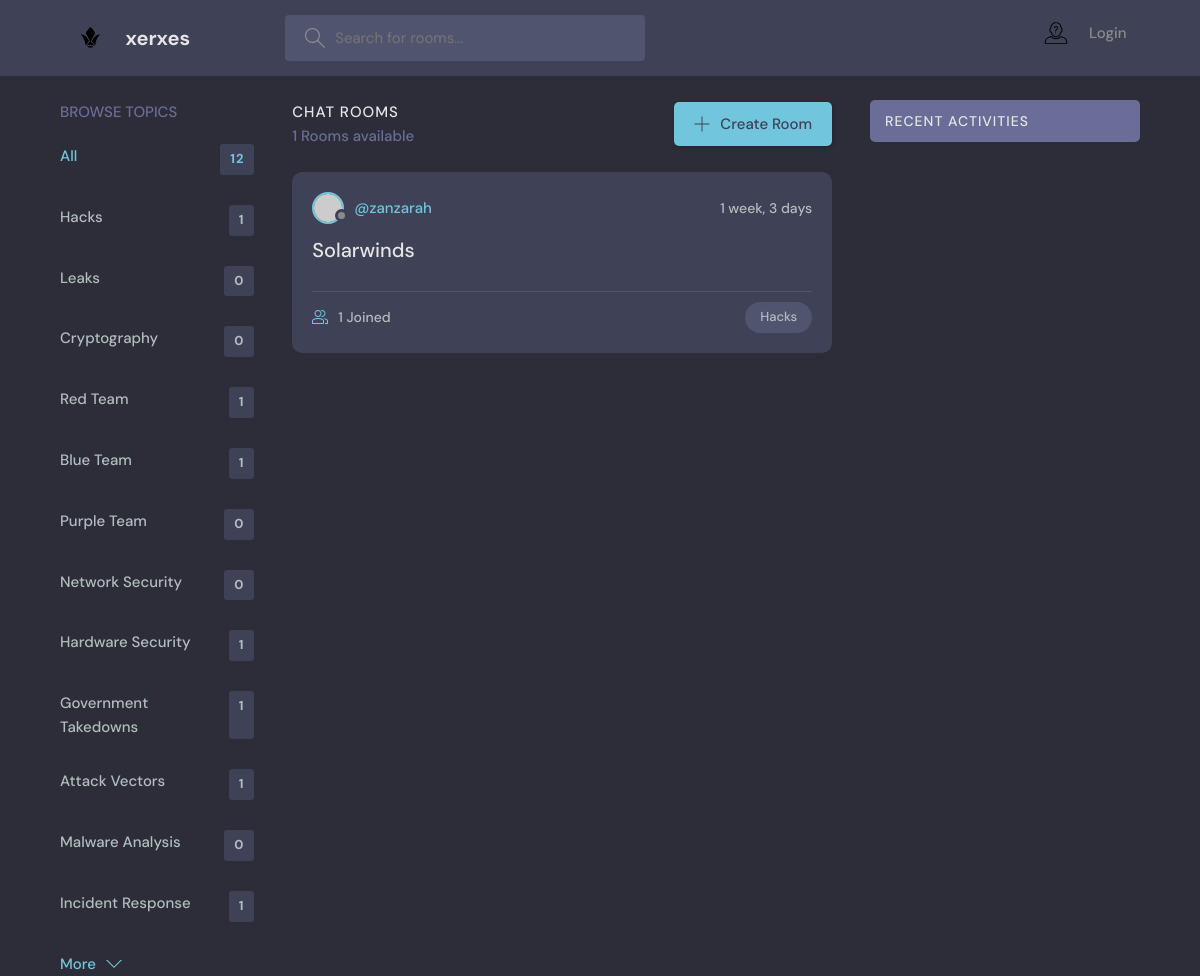
Page /?q=Hacks on the committed database.
### base/models.py (models this page shows, shortened)
class Topic(models.Model):
    name = models.CharField(max_length=200)

class Room(models.Model):
    host = models.ForeignKey(User, on_delete=models.SET_NULL, null=True)
    topic = models.ForeignKey(Topic, on_delete=models.SET_NULL, null=True)
    name = models.CharField(max_length=200)
    description = models.TextField(null=True, blank=True)
    participants = models.ManyToManyField(User, related_name='participants', blank=True)
    updated = models.DateTimeField(auto_now=True)
    created = models.DateTimeField(auto_now_add=True)
    class Meta:
        ordering = ['-updated', '-created']

### base/views.py (the view)
# urls.py: path('', views.home, name="home"),
def home(request):
    q = request.GET.get('q') if request.GET.get('q') != None else ''
    rooms = Room.objects.filter(
        Q(topic__name__icontains=q) |
        Q(name__icontains=q) |
        Q(description__icontains=q)
    )
    topics = Topic.objects.all()
    room_count = rooms.count()
    room_messages = Message.objects.filter(Q(room__topic__name__icontains=q))
    context = {'rooms': rooms, 'topics': topics, 'room_count': room_count, 'room_messages': room_messages}
    return render(request, 'base/home.html', context)

### base/templates/base/home.html (shortened to what this page needs)
{% extends 'main.html' %}
{% block content %}
    <main class="layout layout--3">
      <div class="container">
        {% include 'base/topics_component.html' %}
        <div class="roomList">
          <div class="roomList__header">
            <div>
              <h2>Chat Rooms</h2>
              <p>{{room_count}} Rooms available</p>
            </div>
            <a class="btn btn--main" href="{% url 'create-room' %}">
              <svg version="1.1" xmlns="http://www.w3.org/2000/svg" width="32" height="32" viewBox="0 0 32 32">
                <title>add</title>
                <path
                  d="M16.943 0.943h-1.885v14.115h-14.115v1.885h14.115v14.115h1.885v-14.115h14.115v-1.885h-14.115v-14.115z"
                ></path>
              </svg>
              Create Room
            </a>
          </div>
          {% include 'base/feed_component.html' %}
        </div>
        {% include 'base/activity_component.html' %}
      </div>
    </main>
{% endblock %}

### base/templates/base/topics_component.html
<div class="topics">
    <div class="topics__header">
      <h2>Browse Topics</h2>
    </div>
    <ul class="topics__list">
      <li>
        <a href="{% url 'home' %}" class="active">All <span>{{topics.count}}</span></a>
      </li>
      {% for topic in topics %}
      <li>
        <a href="{% url 'home' %}?q={{topic.name}}">{{topic.name}}<span>{{topic.room_set.all.count}}</span></a>
      </li>
      {% endfor %}
    </ul>
    <a class="btn btn--link" href="topics.html">
      More
      <svg version="1.1" xmlns="http://www.w3.org/2000/svg" width="32" height="32" viewBox="0 0 32 32">
        <title>chevron-down</title>
        <path d="M16 21l-13-13h-3l16 16 16-16h-3l-13 13z"></path>
      </svg>
    </a>
  </div>

### base/templates/base/feed_component.html (shortened to what this page needs)
{% for room in rooms %}
<div class="roomListRoom">
    <div class="roomListRoom__header">
      <a href="{% url 'user-profile' room.host.id %}" class="roomListRoom__author">
        <div class="avatar avatar--small">
          <img src="https://randomuser.me/api/portraits/women/11.jpg" />
        </div>
        <span>@{{room.host.username}}</span>
      </a>
      <div class="roomListRoom__actions">
        <span>{{room.created|timesince}}</span>
      </div>
    </div>
    <div class="roomListRoom__content">
      <a href="{% url 'room' room.id %}">{{room.name}}</a>
    </div>
    <div class="roomListRoom__meta">
      <a href="{% url 'room' room.id %}" class="roomListRoom__joined">
        {{room.participants.all.count}} Joined
      </a>
      <p class="roomListRoom__topic">{{room.topic.name}}</p>
    </div>
  </div>
{% endfor %}

### static/styles/style.css (style rules this page uses)
:root { --color-main: #71c6dd; --color-main-light: #e1f6fb; --color-dark: #3f4156; --color-dark-medium: #51546e; --color-dark-light: #696d97; --color-light: #e5e5e5; --color-gray: #8b8b8b; --color-light-gray: #b2bdbd; --color-bg: #2d2d39; --color-success: #5dd693; --color-error: #fc4b0b; }
* { font-family: "DM Sans", -apple-system, BlinkMacSystemFont, "Segoe UI", Roboto, Oxygen, Ubuntu, Cantarell, "Open Sans", "Helvetica Neue", sans-serif; margin: 0; padding: 0; box-sizing: border-box; text-rendering: optimizeLegibility; font-size: inherit; }
html { font-size: 56.25%; }
@media only screen and (min-width: 1200px) { html { font-size: 62.5%; } }
body { line-height: 1.6; font-weight: 400; font-size: 1.5rem; color: var(--color-light-gray); background-color: var(--color-bg); min-height: 100vh; }
img { width: 100%; }
a { display: inline-block; color: var(--color-main); text-decoration: none; }
.container { max-width: 120rem; width: 90%; margin: auto; }
.btn { background-color: transparent; border: none; display: inline-flex; align-items: center; gap: 1rem; cursor: pointer; transition: all ease-in-out 0.3s; padding: 1rem 2rem; border-radius: 5px; box-shadow: 1px 1px 3px 1px rgba(0, 0, 0, 0.15); font-weight: 500; }
.btn--link { border-radius: 0; padding: 0; color: var(--color-main); box-shadow: none; }
.btn--main { background-color: var(--color-main); color: var(--color-dark); }
.btn > svg { fill: currentColor; width: 1.6rem; height: 1.6rem; }
.avatar { position: relative; display: inline-block; border-radius: 50%; border: 2px solid var(--color-main); }
.avatar img { display: block; border-radius: 50%; object-fit: cover; object-position: center; }
.avatar::after { content: ""; display: block; position: absolute; background-color: var(--color-gray); z-index: 111; border-radius: 50%; border: 0.3rem solid var(--color-dark); }
.avatar.avatar--small img { width: 2.8rem; height: 2.8rem; }
.avatar.avatar--small:after { width: 0.7rem; height: 0.7rem; bottom: 0px; right: -6px; }
.layout { margin-top: 2.4rem; }
.layout > .container { display: flex; justify-content: space-between; align-items: flex-start; }
.layout--3 > .container > div:first-child { flex-basis: 18%; max-width: 22.5rem; }
.layout--3 > .container > div:nth-child(2) { flex-basis: 50%; }
.topics__header { margin-bottom: 2rem; }
.topics__header h2 { text-transform: uppercase; font-weight: 500; color: var(--color-dark-light); }
.topics__list { list-style: none; }
.topics__list li a { display: flex; justify-content: space-between; margin-bottom: 3rem; font-weight: 500; color: var(--color-light-gray); transition: all 0.3s ease-in-out; }
.topics__list li a.active, .topics__list li a:hover { color: var(--color-main); }
.topics__list li a span { padding: 0.5rem 1rem; background-color: var(--color-dark); border-radius: 3px; font-size: 1.3rem; font-weight: 700; letter-spacing: 1px; }
.roomList__header { display: flex; justify-content: space-between; align-items: center; margin-bottom: 2.4rem; }
.roomList__header h2 { text-transform: uppercase; font-weight: 500; color: var(--color-light); letter-spacing: 1px; }
.roomList__header p { font-weight: 500; color: var(--color-dark-light); }
.roomListRoom { margin-bottom: 2.4rem; background-color: var(--color-dark); border-radius: 1rem; padding: 2rem; }
.roomListRoom__header { display: flex; justify-content: space-between; align-items: center; }
.roomListRoom__author { font-weight: 500; display: flex; align-items: center; gap: 1rem; }
.roomListRoom__actions { display: flex; align-items: flex-start; gap: 1rem; position: relative; }
.roomListRoom__actions span { font-size: 1.4rem; font-weight: 500; }
.roomListRoom__content { margin: 1rem 0; }
.roomListRoom__content a { font-size: 2rem; font-weight: 500; margin-bottom: 1.5rem; color: var(--color-light); transition: all 0.3s ease-in-out; }
.roomListRoom__meta { border-top: 1px solid var(--color-dark-medium); padding-top: 1rem; display: flex; align-items: center; justify-content: space-between; }
.roomListRoom__joined { color: var(--color-light-gray); display: flex; align-items: center; gap: 1rem; font-size: 1.4rem; font-weight: 500; }
.roomListRoom__joined svg { fill: var(--color-main); width: 1.6rem; height: 1.6rem; }
.roomListRoom__topic { padding: 5px 1.5rem; background-color: var(--color-dark-medium); border-radius: 5rem; font-weight: 500; font-size: 1.3rem; }

### rows in the picture
Topic: name "Hacks", room_set.all.count "1"
Topic: name "Leaks", room_set.all.count "0"
Topic: name "Cryptography", room_set.all.count "0"
Topic: name "Red Team", room_set.all.count "1"
Topic: name "Blue Team", room_set.all.count "1"
Topic: name "Purple Team", room_set.all.count "0"
Topic: name "Network Security", room_set.all.count "0"
Topic: name "Hardware Security", room_set.all.count "1"
Topic: name "Government Takedowns", room_set.all.count "1"
Topic: name "Attack Vectors", room_set.all.count "1"
Topic: name "Malware Analysis", room_set.all.count "0"
Topic: name "Incident Response", room_set.all.count "1"
Room: host.username "zanzarah", created "1 week, 3 days", name "Solarwinds", participants.all.count "1", topic.name "Hacks"

### other values in the picture
{{ topics.count }} "12"
{{ room_count }} "1"
